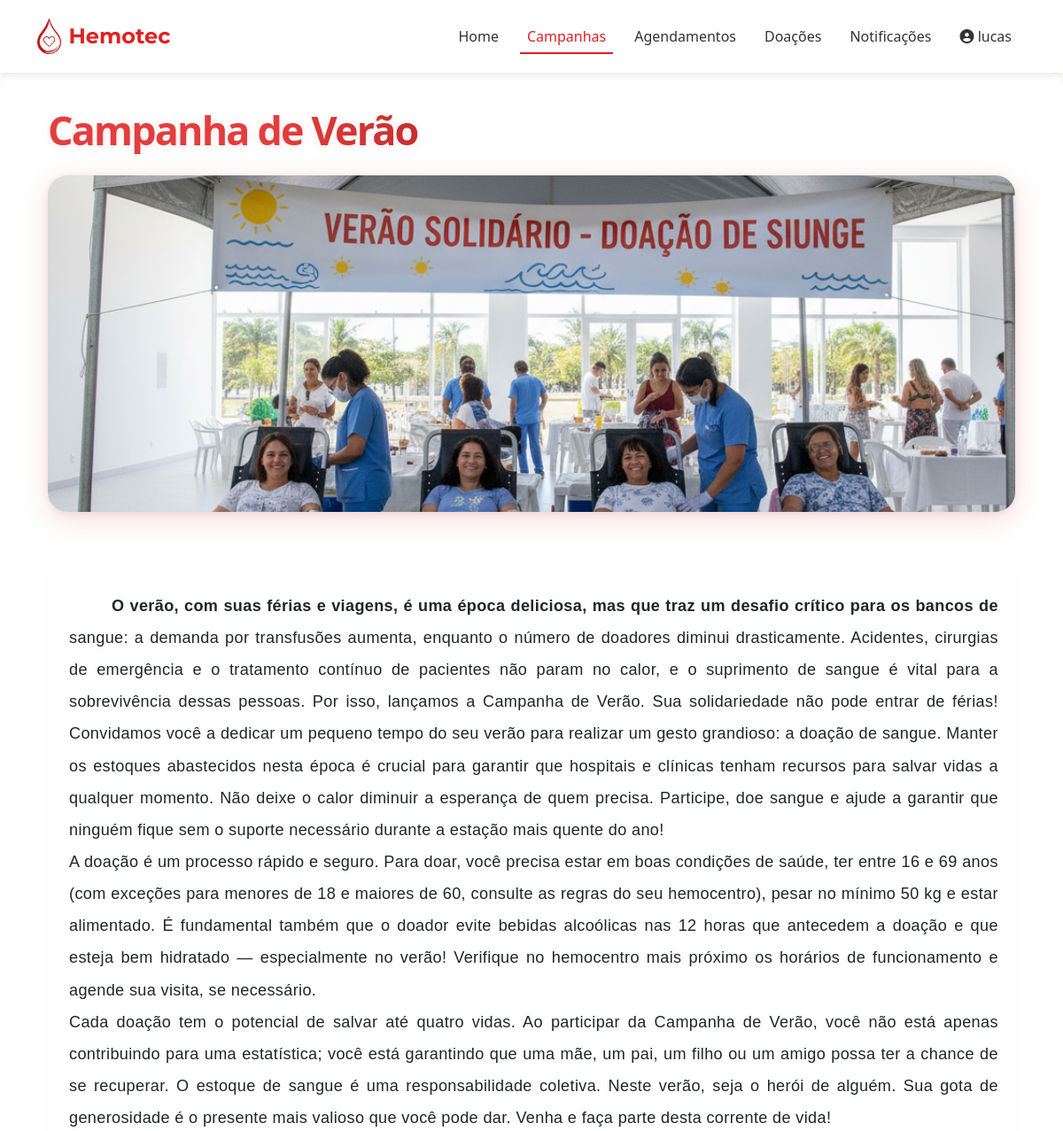
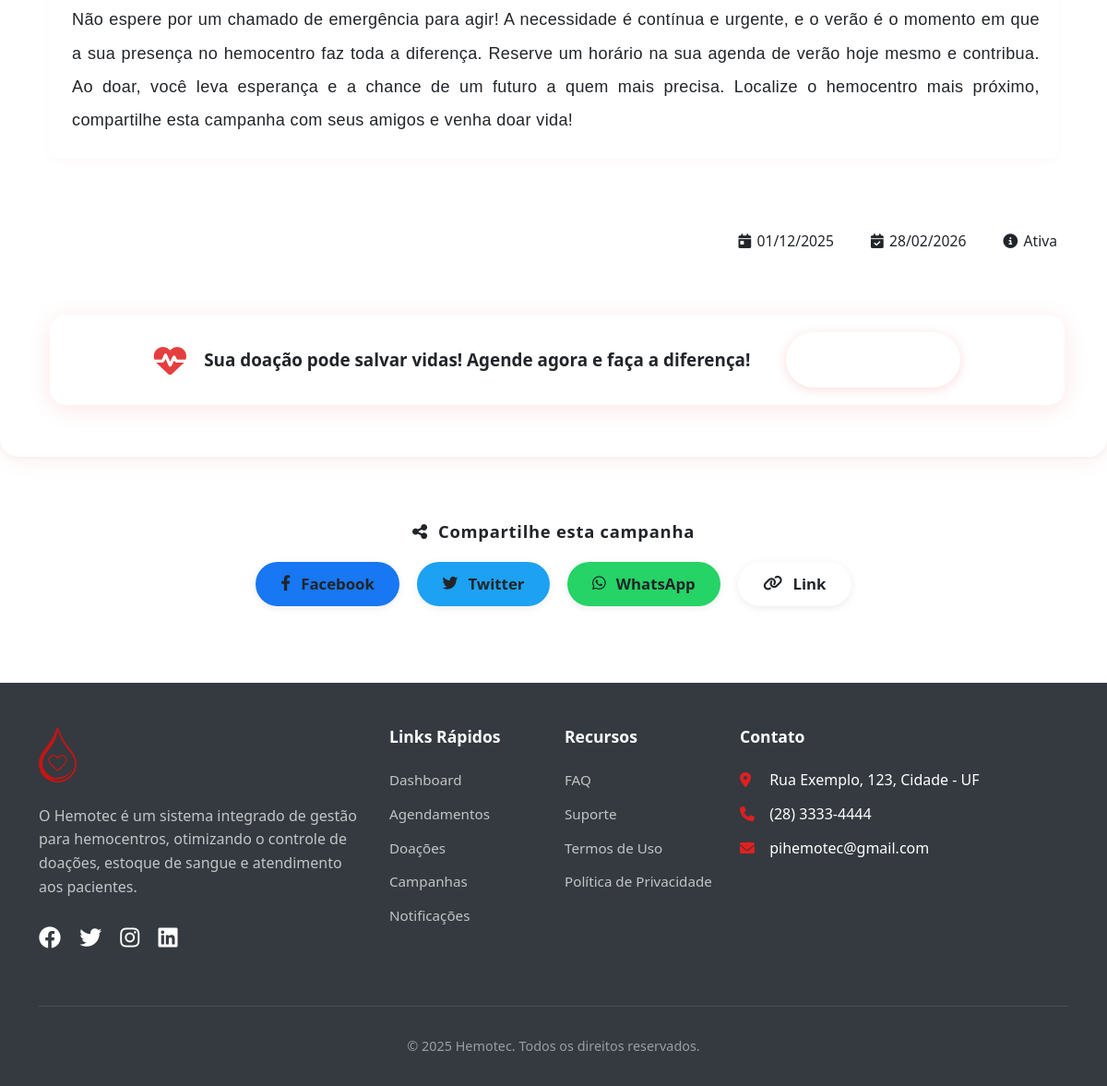
Page /doador/campanha/detalhes/1 (signed in) on the committed database (2 pictures, top to bottom).
### tables this page shows
CREATE TABLE campanha (
cod_campanha INTEGER PRIMARY KEY AUTOINCREMENT,
titulo TEXT NOT NULL,
descricao TEXT NOT NULL,
data_inicio DATE NOT NULL,
data_fim DATE NOT NULL,
status TEXT NOT NULL,
foto TEXT
);

### routes/doador/doador_campanhas_detalhes.py (the view)
@router.get("/doador/campanha/detalhes/{cod_campanha}")
@requer_autenticacao(["doador"])
async def get_doador_campanha_detalhes(request: Request, cod_campanha: int, usuario_logado: dict = None):
    campanha = campanha_repo.obter_por_id(cod_campanha)
    if campanha:
        response = templates.TemplateResponse(
            "doador/doador_campanha_detalhes.html",
            {"request": request, "active_page": "campanha", "usuario": usuario_logado, "campanha": campanha, "now": datetime.now}
        )
        return response

### templates/doador/doador_campanha_detalhes.html (shortened to what this page needs)
{% extends "doador/doador__base.html" %}
{% block custom_css %}
<link href="/static/css/doador/doador_campanha_detalhes.css" rel="stylesheet">
{% endblock %}
{% block conteudo %}
{% set hoje = now().date() %}
{% set status_campanha = 'Próxima' if campanha.data_inicio > hoje else ('Ativa' if campanha.data_fim >= hoje else 'Encerrada') %}
<div class="campaign-container" style="padding-top: 80px;">
    <div class="campaign-card">
        <div class="campaign-header-modern">
            <h1 class="campaign-title-modern">{{ campanha.titulo }}</h1>
            <img src="{{ campanha.foto }}" alt="Imagem da campanha" class="campaign-image" />
            <p class="campaign-description-modern">{{ campanha.descricao | replace('\n', '<br>') | safe }}</p>
                <div class="campaign-info-footer">
                    <span class="info-footer-item"><i class="fas fa-calendar-day"></i> {{ campanha.data_inicio.strftime('%d/%m/%Y') }}</span>
                    <span class="info-footer-item"><i class="fas fa-calendar-check"></i> {{ campanha.data_fim.strftime('%d/%m/%Y') }}</span>
                    <span class="info-footer-item"><i class="fas fa-info-circle"></i> {{ status_campanha }}</span>
                </div>
                    <div class="call-to-donate">
                        <i class="fas fa-heartbeat call-icon"></i>
                        <span class="call-text">Sua doação pode salvar vidas! <strong>Agende agora e faça a diferença!</strong></span>
                        <a href="/doador/agendamento/adicionar" class="btn btn-chamativo">Quero doar!</a>
                    </div>
        </div>
        <div class="campaign-body">
            <div class="share-section">
                <div class="share-section-modern">
                    <p class="share-text-modern"><i class="fas fa-share-alt"></i> Compartilhe esta campanha</p>
                    <div class="share-buttons-modern">
                        <button class="share-btn-modern facebook" data-platform="facebook">
                            <i class="fab fa-facebook-f"></i> Facebook
                        </button>
                        <button class="share-btn-modern twitter" data-platform="twitter">
                            <i class="fab fa-twitter"></i> Twitter
                        </button>
                        <button class="share-btn-modern whatsapp" data-platform="whatsapp">
                            <i class="fab fa-whatsapp"></i> WhatsApp
                        </button>
                        <button class="share-btn-modern link" data-platform="link">
                            <i class="fas fa-link"></i> Link
                        </button>
                    </div>
                </div>
        </div>
    </div>
</div>
{% endblock %}

### static/css/doador/doador__base.css (style rules this page uses)
:root { --hemotec-red: #e02020; --hemotec-dark-red: #c01010; --hemotec-light-red: #ff4040; --hemotec-bg-light: #f8f9fa; --hemotec-text-dark: #333333; --hemotec-accent: #0066cc; --hemotec-success: #28a745; --hemotec-warning: #ffc107; }

### static/css/doador/doador_campanha_detalhes.css (style rules this page uses)
.campaign-info-footer { display: flex; justify-content: flex-end; align-items: center; width: 100%; text-align: right; gap: 2.5rem; margin-top: 0.5rem; margin-bottom: 1.2rem; font-size: 0.98rem; color: var(--gray-500); background: none; border-top: 1px solid var(--gray-200); padding-top: 0.7rem; min-height: 2.2em; }
.call-to-donate { display: flex; align-items: center; justify-content: center; gap: 1.2rem; background: #fff; box-shadow: 0 4px 24px rgba(229,62,62,0.13); border: 2px solid var(--primary-color); border-radius: 18px; padding: 1.2rem 2.5rem; margin: 1.5rem 0 2.5rem 0; font-size: 1.25rem; font-weight: 700; color: var(--primary-color); animation: pulseDonate 1.5s infinite alternate; width: 1100px; }
.call-icon { font-size: 2.2rem; color: #e53e3e; animation: heartbeat 1.2s infinite; }
.call-text { font-size: 1.18rem; font-weight: 700; color: var(--primary-color); margin-right: 1.2rem; }
.btn-chamativo { background: linear-gradient(#e53e3e) !important; color: #fff !important; border-radius: 999px !important; font-size: 1.15rem; font-weight: 900; padding: 1rem 2.5rem; border: none; box-shadow: 0 2px 12px rgba(229,62,62,0.18); display: flex; align-items: center; gap: 0.7rem; justify-content: center; transition: background 0.2s, box-shadow 0.2s, transform 0.2s; animation: pulseBtn 1.5s infinite alternate; }
.info-footer-item { display: flex; align-items: center; gap: 0.4rem; font-weight: 400; font-size: 0.98rem; }
.share-section-modern { text-align: center; padding: 2.2rem 0 1.2rem 0; border-top: 1px solid var(--gray-200); margin-top: 2rem; background: none; }
.share-text-modern { font-size: 1.15rem; color: var(--primary-color); font-weight: 700; margin: 0 0 1.2rem 0; letter-spacing: 0.04em; display: flex; align-items: center; justify-content: center; gap: 0.7rem; }
.share-buttons-modern { display: flex; justify-content: center; gap: 1.2rem; flex-wrap: wrap; }
.share-btn-modern { border-radius: 999px; border: none; padding: 0.7rem 1.7rem; font-size: 1.05rem; font-weight: 600; color: var(--white); background: var(--gray-600); box-shadow: 0 2px 8px rgba(0,0,0,0.08); display: flex; align-items: center; gap: 0.7rem; cursor: pointer; transition: background 0.2s, transform 0.2s; }
.share-btn-modern.facebook { background: #1877f2; }
.share-btn-modern.twitter { background: #1da1f2; }
.share-btn-modern.whatsapp { background: #25d366; }
.share-btn-modern.link { background: var(--primary-color); }
.campaign-image { width: 100%; max-height: 380px; object-fit: cover; border-radius: 22px; box-shadow: 0 8px 32px rgba(229,62,62,0.18), 0 2px 8px rgba(0,0,0,0.08); margin-bottom: 2.5rem; background: #fff; display: block; transition: box-shadow 0.3s, transform 0.3s; }
.campaign-header-modern { background: #fff; color: var(--gray-800); text-align: left; padding: 2.5rem 4.5vw 1rem 4.5vw; max-width: 1280px; margin: 0 auto; display: flex; flex-direction: column; align-items: flex-start; gap: 1.5rem; border-radius: 20px; box-shadow: 0 4px 24px rgba(229,62,62,0.08), 0 1.5px 6px rgba(0,0,0,0.04); animation: fadeInDown 0.7s cubic-bezier(.23,1.01,.32,1); }
.campaign-title-modern { font-size: 2.8rem; font-weight: 900; margin: 0; letter-spacing: -0.04em; color: var(--primary-color); text-shadow: 0 2px 12px rgba(229,62,62,0.10); background: linear-gradient(90deg, #e53e3e 60%, #c53030 100%); -webkit-background-clip: text; -webkit-text-fill-color: transparent; background-clip: text; }
.campaign-description-modern { font-family: 'Arial', sans-serif; text-align: justify; font-size: 1.13rem; color: var(--gray-800); margin-bottom: 2.2rem; line-height: 2; font-weight: 400; letter-spacing: 0.02em; border-left: 5px solid var(--primary-color); padding-left: 1.5rem; padding-right: 1.2rem; padding-top: 1.5rem; padding-bottom: 1.5rem; background: var(--gray-50); border-radius: 8px; box-shadow: 0 2px 8px rgba(229,62,62,0.04); white-space: pre-wrap; text-indent: 3rem; }
.campaign-description-modern::first-line { font-weight: 600; color: var(--primary-color); }

### rows in the picture
campanha: titulo "Campanha de Verão", foto (picture), descricao "O verão, com suas férias e viagens, é uma época deliciosa, mas que traz um desafio crítico para os bancos de sangue: a demanda por transfusões aumenta, enquanto o número de doadores diminui drasticamente. Acidentes, cirurgias de emergência e o tratamento contínuo de pacientes não param no calor, e o suprimento de sangue é vital para a sobrevivência dessas pessoas. Por isso, lançamos a Campanha de Verão. Sua solidariedade não pode entrar de férias! Convidamos você a dedicar um pequeno tempo do seu verão para realizar um gesto grandioso: a doação de sangue. Manter os estoques abastecidos nesta época é crucial para garantir que hospitais e clínicas tenham recursos para salvar vidas a qualquer…"

### other values in the picture
{{ usuario.nome }} "lucas"
{{ campanha.data_inicio.strftime('%d/%m/%Y') }} "01/12/2025"
{{ campanha.data_fim.strftime('%d/%m/%Y') }} "28/02/2026"
{{ status_campanha }} "Ativa"
